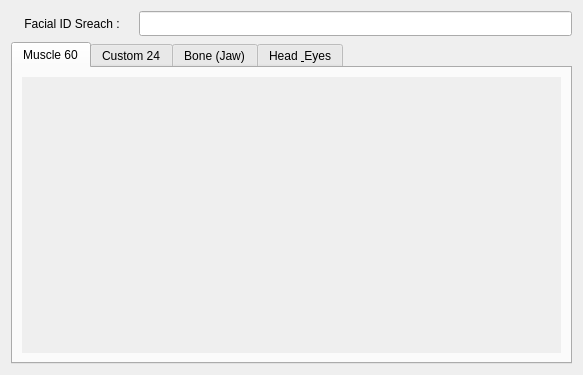
<?xml version="1.0" encoding="UTF-8"?>
<ui version="4.0">
 <class>iCloneStreaming</class>
 <widget class="QWidget" name="iCloneStreaming">
  <property name="geometry">
   <rect>
    <x>0</x>
    <y>0</y>
    <width>583</width>
    <height>375</height>
   </rect>
  </property>
  <property name="windowTitle">
   <string>Form</string>
  </property>
  <layout class="QVBoxLayout" name="verticalLayout">
   <item>
    <layout class="QHBoxLayout" name="horizontalLayout">
     <item>
      <widget class="QLabel" name="label">
       <property name="text">
        <string>    Facial ID Sreach :    </string>
       </property>
      </widget>
     </item>
     <item>
      <widget class="QLineEdit" name="lineEdit_iCStreamFilter">
       <property name="minimumSize">
        <size>
         <width>0</width>
         <height>25</height>
        </size>
       </property>
      </widget>
     </item>
    </layout>
   </item>
   <item>
    <widget class="QTabWidget" name="iCloneStream_tab">
     <property name="toolTip">
      <string>&lt;html&gt;&lt;head/&gt;&lt;body&gt;&lt;p&gt;&lt;br/&gt;&lt;/p&gt;&lt;/body&gt;&lt;/html&gt;</string>
     </property>
     <property name="currentIndex">
      <number>0</number>
     </property>
     <widget class="QWidget" name="streamMuscleWidget">
      <attribute name="title">
       <string>Muscle 60</string>
      </attribute>
      <layout class="QVBoxLayout" name="verticalLayout_2">
       <item>
        <widget class="QScrollArea" name="streamMuscleScrollArea">
         <property name="focusPolicy">
          <enum>Qt::NoFocus</enum>
         </property>
         <property name="frameShape">
          <enum>QFrame::NoFrame</enum>
         </property>
         <property name="widgetResizable">
          <bool>true</bool>
         </property>
         <widget class="QWidget" name="streamMuscleContext">
          <property name="geometry">
           <rect>
            <x>0</x>
            <y>0</y>
            <width>541</width>
            <height>281</height>
           </rect>
          </property>
          <layout class="QHBoxLayout" name="horizontalLayout_6">
           <property name="spacing">
            <number>0</number>
           </property>
           <property name="margin">
            <number>9</number>
           </property>
          </layout>
         </widget>
        </widget>
       </item>
      </layout>
     </widget>
     <widget class="QWidget" name="streamCustomWidget">
      <attribute name="title">
       <string>Custom 24</string>
      </attribute>
      <layout class="QVBoxLayout" name="verticalLayout_3">
       <item>
        <widget class="QScrollArea" name="streamCustomScrollArea">
         <property name="focusPolicy">
          <enum>Qt::NoFocus</enum>
         </property>
         <property name="frameShape">
          <enum>QFrame::NoFrame</enum>
         </property>
         <property name="widgetResizable">
          <bool>true</bool>
         </property>
         <widget class="QWidget" name="streamCustomContext">
          <property name="geometry">
           <rect>
            <x>0</x>
            <y>0</y>
            <width>541</width>
            <height>281</height>
           </rect>
          </property>
          <property name="minimumSize">
           <size>
            <width>0</width>
            <height>0</height>
           </size>
          </property>
          <layout class="QHBoxLayout" name="verticalLayout_7"/>
         </widget>
        </widget>
       </item>
      </layout>
     </widget>
     <widget class="QWidget" name="streamBoneWidget">
      <attribute name="title">
       <string>Bone (Jaw)</string>
      </attribute>
      <layout class="QVBoxLayout" name="verticalLayout_5">
       <item>
        <widget class="QScrollArea" name="streamBoneScrollArea">
         <property name="autoFillBackground">
          <bool>true</bool>
         </property>
         <property name="frameShape">
          <enum>QFrame::NoFrame</enum>
         </property>
         <property name="widgetResizable">
          <bool>true</bool>
         </property>
         <widget class="QWidget" name="streamBoneContext">
          <property name="geometry">
           <rect>
            <x>0</x>
            <y>0</y>
            <width>541</width>
            <height>281</height>
           </rect>
          </property>
          <layout class="QHBoxLayout" name="verticalLayout_8"/>
         </widget>
        </widget>
       </item>
      </layout>
     </widget>
     <widget class="QWidget" name="streamHeadEyeWidget">
      <attribute name="title">
       <string>Head &amp; Eyes</string>
      </attribute>
      <layout class="QVBoxLayout" name="verticalLayout_4">
       <item>
        <widget class="QScrollArea" name="streamHeadEyeScrollArea">
         <property name="autoFillBackground">
          <bool>true</bool>
         </property>
         <property name="frameShape">
          <enum>QFrame::NoFrame</enum>
         </property>
         <property name="widgetResizable">
          <bool>true</bool>
         </property>
         <widget class="QWidget" name="streamHeadEyeContext">
          <property name="geometry">
           <rect>
            <x>0</x>
            <y>0</y>
            <width>541</width>
            <height>281</height>
           </rect>
          </property>
          <layout class="QHBoxLayout" name="verticalLayout_9"/>
         </widget>
        </widget>
       </item>
      </layout>
     </widget>
    </widget>
   </item>
  </layout>
 </widget>
 <resources/>
 <connections/>
</ui>
